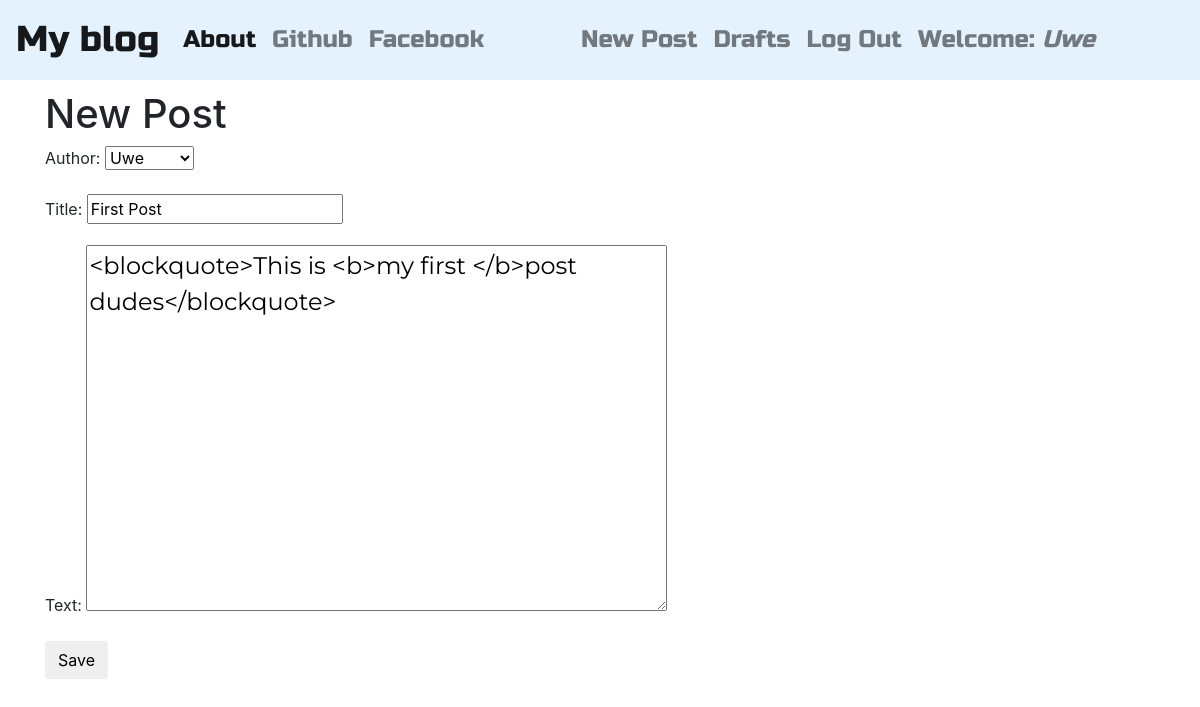
/post/4/edit/ (signed in), run on the app's committed database.
### blog/models.py (models this page shows, shortened)
class Post(models.Model):
    author          = models.ForeignKey('auth.User')
    title           = models.CharField(max_length=200)
    text            = models.TextField()
    created_date     = models.DateTimeField(default=timezone.now)
    published_date  = models.DateTimeField(blank=True, null=True)

### blog/views.py (the view)
# urls.py: url(r'^post/(?P<pk>\d+)/edit/$',views.PostUpdateView.as_view(),name='post_edit'),
class PostUpdateView(LoginRequiredMixin,UpdateView):
    login_url = '/login/'
    redirect_field_name = 'blog/post_detail.html'
    form_class = PostForm
    model = Post

### blog/forms.py
class PostForm(forms.ModelForm):
    class Meta():
        model   = Post
        fields  = ('author','title','text')
        widgets = {
            'title':forms.TextInput(attrs={'class':'textinputclass'}),
            'text':forms.Textarea(attrs={'class':'editable medium-editor-textarea postcontent'})
        }

### blog/templates/blog/post_form.html (shortened to what this page needs)
{% extends 'blog/base.html' %}
{% block content %}
  <h1>New Post</h1>
  <form class="post-form" method="POST">
    {{ form.as_p }}
    <button type="submit" class="save btn btn-default">Save</button>
  </form>
{% endblock %}

### blog/templates/blog/base.html (shortened to what this page needs)
<!DOCTYPE html>
{% load staticfiles %}
<html>
  <head>
    <link rel="stylesheet" href="https://maxcdn.bootstrapcdn.com/bootstrap/4.0.0-beta/css/bootstrap.min.css">
    <link rel="stylesheet" href="//cdn.jsdelivr.net/npm/medium-editor@latest/dist/css/medium-editor.min.css" type="text/css" media="screen" charset="utf-8">
    <link rel="stylesheet" href="{% static 'css/blog.css' %}">
  </head>
  <body class="loader">
    <nav class="navbar navbar-expand-lg navbar-light techfont custom-navbar" style="background-color: #e3f2fd;">
    <a class="navbar-brand bigbrand" href="{% url 'post_list' %}">My blog</a>
    <div class="collapse navbar-collapse" id="navbarSupportedContent">
      <ul class="navbar-nav mr-auto">
        <li class="nav-item active">
          <a class="nav-link" href="{% url 'about' %}">About <span class="sr-only">(current)</span></a>
        </li>
        <li class="nav-item">
          <a class="nav-link" target="_blank" href="https://www.github.com">Github</a>
        </li>
        <li class="nav-item">
          <a class="nav-link" target="_blank" href="https://www.facebook.com">Facebook</a>
        </li>
      </ul>
      <ul class="navbar-nav mr-auto navbar-right">
        {% if user.is_authenticated %}
        <li class="nav-item">
          <a class="nav-link" href="{% url 'post_new' %}">New Post</a>
        </li>
        <li class="nav-item">
          <a class="nav-link" href="{% url 'post_draft_list' %}">Drafts</a>
        </li>
        <li class="nav-item">
          <a class="nav-link" href="{% url 'logout' %}">Log Out</a>
        </li>
        <li class="nav-item">
          <a class="nav-link" >Welcome: <em> {{user.username}}</em></a>
        </li>
        {% else %}
        <li class="nav-item">
          <a class="nav-link navbar-right" href="{% url 'login' %}">login</a>
        </li>
        {% endif %}
      </ul>
    </div>
  </nav>
  <div class="content container">
    <div class="row">
      <div class="col-md-8">
        <div class="blog_posts">
          {% block content %}
          {% endblock %}
        </div>
      </div>
    </div>
  </div>
  </body>
</html>

### blog/static/css/blog.css (style rules this page uses)
.techfont { font-family: 'Russo One', sans-serif; font-size: 1.5em; margin-bottom: 10px; }
.bigbrand { font-size: 1.5em; }
.postcontent { font-family: 'Montserrat'; font-size: 1.5em; }
.loader { filter:hue-rotate(0deg); color:linear-gradient(45deg,#0f8,#08f); animation:hue 10000ms infinite linear; }

### data on the page
Post: author "Uwe", title "First Post", text "<blockquote>This is <b>my first </b>post dudes</blockquote>"

### other printed values
{{ user.username }} "Uwe"
